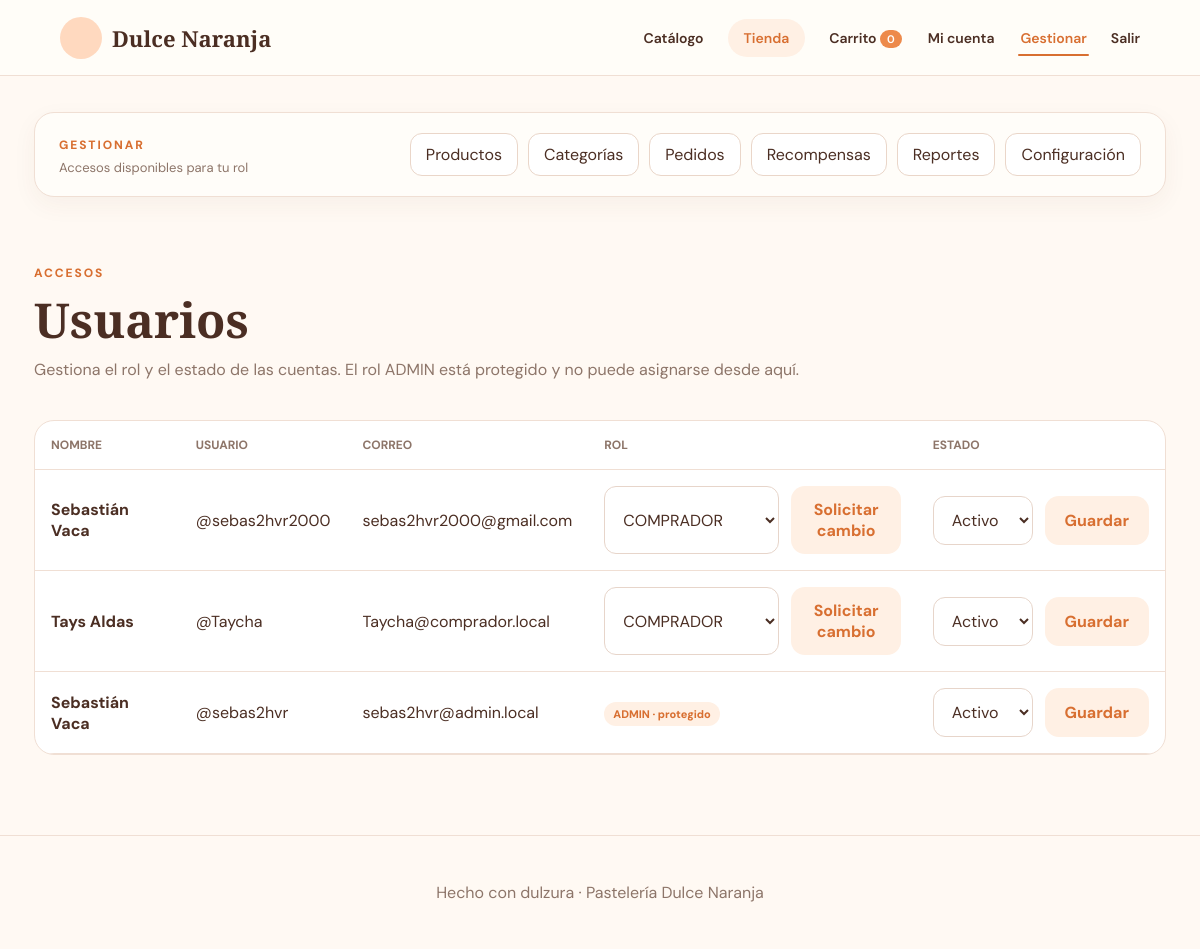
Page /admin/users (signed in) on the committed database.
### tables this page shows
CREATE TABLE `users` (
  `id` bigint(20) unsigned NOT NULL AUTO_INCREMENT,
  `role_id` int(10) unsigned NOT NULL,
  `first_name` varchar(80) NOT NULL,
  `second_name` varchar(80) DEFAULT NULL,
  `last_name` varchar(80) NOT NULL,
  `second_last_name` varchar(80) NOT NULL,
  `username` varchar(60) NOT NULL,
  `email` varchar(160) NOT NULL,
  `google_sub` varchar(255) DEFAULT NULL,
  `password_hash` varchar(255) NOT NULL,
  `points_balance` int(11) NOT NULL DEFAULT 0,
  `status` enum('ACTIVE','INACTIVE','BANNED') NOT NULL DEFAULT 'ACTIVE',
  `created_at` timestamp NULL DEFAULT current_timestamp(),
  `updated_at` timestamp NULL DEFAULT current_timestamp() ON UPDATE current_timestamp(),
  PRIMARY KEY (`id`),
  UNIQUE KEY `username` (`username`),
  UNIQUE KEY `email` (`email`),
  UNIQUE KEY `google_sub` (`google_sub`),
  KEY `idx_users_role` (`role_id`),
  KEY `idx_users_status` (`status`),
  CONSTRAINT `fk_users_role` FOREIGN KEY (`role_id`) REFERENCES `roles` (`id`)
);

### src/Controllers/AdminUserController.php (called while the page is built, shortened)
<?php
final class AdminUserController
{
    public function index(): void
    {
        $users = Database::connection()->query(
            'SELECT u.id,u.first_name,u.last_name,u.username,u.email,u.status,r.name role,u.created_at
             FROM users u
             JOIN roles r ON r.id=u.role_id
             ORDER BY u.created_at DESC'
        )->fetchAll();
        View::render('admin/users/index', [
            'title' => 'Usuarios',
            'users' => $users,
        ]);
    }
}

### public/index.php (called while the page is built, shortened)
<?php
$r=new Router();
$r->add('GET','/',[HomeController::class,'home']);$r->add('GET','/catalog',[HomeController::class,'catalog']);$r->add('GET','/catalogo',[HomeController::class,'catalogo']);$r->add('GET','/product/{id}',[HomeController::class,'product']);$r->add('GET','/dashboard',[HomeController::class,'dashboard']);
$r->add('GET','/login',[AuthController::class,'loginForm']);$r->add('POST','/login',[AuthController::class,'login']);$r->add('GET','/register',[AuthController::class,'registerForm']);$r->add('POST','/register',[AuthController::class,'register']);$r->add('GET','/setup-admin',[AuthController::class,'setupForm']);$r->add('POST','/setup-admin',[AuthController::class,'setup']);$r->add('POST','/logout',[AuthController::class,'logout']);
$r->add('GET','/auth/google',[AuthController::class,'googleStart']);$r->add('GET','/auth/google/callback',[AuthController::class,'googleCallback']);
$r->add('GET','/cart',[CartController::class,'show']);$r->add('POST','/cart/add',[CartController::class,'add']);$r->add('POST','/cart/update',[CartController::class,'update']);$r->add('POST','/checkout',[CartController::class,'checkout']);
$r->add('GET','/profile',[ProfileController::class,'show']);$r->add('POST','/profile/update',[ProfileController::class,'updateProfile']);
$r->add('GET','/tienda',[StoreController::class,'index']);$r->add('POST','/tienda/canjear/{id}',[StoreController::class,'redeem']);
$r->add('POST','/profile/email/request-current',[ProfileController::class,'requestCurrentEmailCode']);$r->add('GET','/profile/email/verify-current',[ProfileController::class,'currentEmailCodeForm']);$r->add('POST','/profile/email/verify-current',[ProfileController::class,'verifyCurrentEmailCode']);
$r->add('GET','/profile/email/new',[ProfileController::class,'newEmailForm']);$r->add('POST','/profile/email/request-new',[ProfileController::class,'requestNewEmailCode']);$r->add('GET','/profile/email/verify-new',[ProfileController::class,'newEmailCodeForm']);$r->add('POST','/profile/email/verify-new',[ProfileController::class,'verifyNewEmailCode']);
$r->add('GET','/admin',[AdminController::class,'dashboard']);$r->add('GET','/admin/products',[AdminProductController::class,'index']);$r->add('GET','/admin/products/create',[AdminProductController::class,'create']);$r->add('POST','/admin/products',[AdminProductController::class,'store']);$r->add('GET','/admin/products/{id}/edit',[AdminProductController::class,'edit']);$r->add('POST','/admin/products/{id}/update',[AdminProductController::class,'update']);$r->add('POST','/admin/products/{id}/delete',[AdminProductController::class,'delete']);
$r->add('GET','/admin/categories',[AdminCategoryController::class,'index']);$r->add('POST','/admin/categories',[AdminCategoryController::class,'store']);$r->add('POST','/admin/categories/{id}/toggle',[AdminCategoryController::class,'toggle']);$r->add('GET','/admin/rewards',[AdminRewardController::class,'index']);$r->add('POST','/admin/rewards',[AdminRewardController::class,'store']);$r->add('POST','/admin/rewards/{id}/toggle',[AdminRewardController::class,'toggle']);
$r->add('GET','/admin/users',[AdminUserController::class,'index']);$r->add('POST','/admin/users/{id}/status',[AdminUserController::class,'status']);$r->add('POST','/admin/users/{id}/role',[AdminUserController::class,'requestRole']);$r->add('GET','/admin/users/role/verify',[AdminUserController::class,'verifyRoleForm']);$r->add('POST','/admin/users/role/verify',[AdminUserController::class,'verifyRole']);
$r->add('GET','/admin/orders',[AdminOrderController::class,'index']);$r->add('POST','/admin/orders/{id}/status',[AdminOrderController::class,'status']);
$r->add('GET','/admin/settings',[AdminSettingsController::class,'index']);$r->add('POST','/admin/settings',[AdminSettingsController::class,'save']);
$r->add('GET','/admin/reports',[AdminReportController::class,'index']);
$r->dispatch($_SERVER['REQUEST_METHOD'],$_SERVER['REQUEST_URI']);

### src/Helpers/Auth.php (called while the page is built, shortened)
<?php
final class Auth {
    public static function user(): ?array {
        $id=$_SESSION['user_id'] ?? null; if (!$id) return null;
        $st=Database::connection()->prepare('SELECT u.id,u.first_name,u.second_name,u.last_name,u.second_last_name,u.username,u.email,u.points_balance,u.status,r.name role FROM users u JOIN roles r ON r.id=u.role_id WHERE u.id=? LIMIT 1');
        $st->execute([$id]); return $st->fetch() ?: null;
    }
    public static function can(string $permission):bool {
        $u=self::user(); if(!$u)return false;
        $st=Database::connection()->prepare('SELECT COUNT(*) FROM role_permissions rp JOIN permissions p ON p.id=rp.permission_id JOIN roles r ON r.id=rp.role_id WHERE r.name=? AND p.name=?');
        $st->execute([$u['role'],$permission]); return (int)$st->fetchColumn()>0;
    }
}

### src/Config/Database.php (called while the page is built, shortened)
<?php
final class Database {
    private static ?PDO $pdo=null;
    public static function connection(): PDO {
        if (self::$pdo) return self::$pdo;
        $dsn=sprintf('mysql:host=%s;port=%s;dbname=%s;charset=utf8mb4', Env::get('DB_HOST','127.0.0.1'), Env::get('DB_PORT','3306'), Env::get('DB_NAME','pasteleria_db'));
        try {
            self::$pdo=new PDO($dsn, Env::get('DB_USER','root'), Env::get('DB_PASSWORD',''), [PDO::ATTR_ERRMODE=>PDO::ERRMODE_EXCEPTION, PDO::ATTR_DEFAULT_FETCH_MODE=>PDO::FETCH_ASSOC, PDO::ATTR_EMULATE_PREPARES=>false]);
            return self::$pdo;
        } catch (PDOException $e) { http_response_code(500); exit('No se pudo conectar a la base de datos. Revisa tu archivo .env y ejecuta database/schema.sql.'); }
    }
}

### views/admin/users/index.php (the view, shortened to what this page needs)
<?php
$labels = ['ACTIVE'=>'Activo','INACTIVE'=>'Inactivo','BANNED'=>'Baneado'];
$isAdmin = ($auth['role'] ?? '') === 'ADMIN';
$isModerator = ($auth['role'] ?? '') === 'MODERADOR';
?>
<div class="admin-head">
    <div>
        <span class="eyebrow">ACCESOS</span>
        <h1>Usuarios</h1>
        <p class="muted">
            <?= $isAdmin
                ? 'Gestiona el rol y el estado de las cuentas. El rol ADMIN está protegido y no puede asignarse desde aquí.'
                : 'Como moderador puedes gestionar únicamente el estado de las cuentas.' ?>
        </p>
    </div>
</div>
<div class="table-wrap">
    <table>
        <thead>
        <tr>
            <th>Nombre</th>
            <th>Usuario</th>
            <th>Correo</th>
            <?php if ($isAdmin): ?><th>Rol</th><?php endif; ?>
            <th>Estado</th>
        </tr>
        </thead>
        <tbody>
        <?php foreach ($users as $u): ?>
            <tr>
                <td><b><?=View::e($u['first_name'].' '.$u['last_name'])?></b></td>
                <td>@<?=View::e($u['username'])?></td>
                <td><?=View::e($u['email'])?></td>
                <?php if ($isAdmin): ?>
                    <td>
                        <?php if ($u['role'] === 'ADMIN'): ?>
                            <span class="status">ADMIN · protegido</span>
                        <?php elseif ((int)$u['id'] === (int)$auth['id']): ?>
                            <span class="status"><?=View::e($u['role'])?></span>
                        <?php else: ?>
                            <form method="post" action="/admin/users/<?=$u['id']?>/role" class="actions">
                                <select name="role" aria-label="Rol de <?=View::e($u['username'])?>">
                                    <?php foreach (['VENDEDOR','MODERADOR','COMPRADOR'] as $role): ?>
                                        <option value="<?=$role?>" <?=$u['role']===$role?'selected':''?>><?=$role?></option>
                                    <?php endforeach; ?>
                                </select>
                                <button class="secondary">Solicitar cambio</button>
                            </form>
                        <?php endif; ?>
                    </td>
                <?php endif; ?>
                <td>
                    <?php if ($isModerator && $u['role'] === 'ADMIN'): ?>
                        <span class="status"><?=View::e($labels[$u['status']] ?? $u['status'])?> · protegido</span>
                    <?php else: ?>
                        <form method="post" action="/admin/users/<?=$u['id']?>/status" class="actions">
                            <select name="status" aria-label="Estado de <?=View::e($u['username'])?>">
                                <?php foreach ($labels as $value=>$label): ?>
                                    <option value="<?=$value?>" <?=$u['status']===$value?'selected':''?>><?=$label?></option>
                                <?php endforeach; ?>
                            </select>
                            <button class="secondary">Guardar</button>
                        </form>
                    <?php endif; ?>
                </td>
            </tr>
        <?php endforeach; ?>
        </tbody>
    </table>
</div>

### src/Router.php (shortened to what this page needs)
<?php
final class Router {
    private array $routes=[];
    public function add(string $method,string $path,array $handler):void{$this->routes[]=[strtoupper($method),$path,$handler];}
    public function dispatch(string $method,string $uri):void{
        $path=parse_url($uri,PHP_URL_PATH) ?: '/';
        foreach($this->routes as [$m,$pattern,$handler]){
            if($m!==strtoupper($method)) continue;
            $regex=preg_replace('#\{([a-zA-Z_][a-zA-Z0-9_]*)\}#','(?P<$1>[^/]+)',$pattern); $regex='#^'.$regex.'$#';
            if(preg_match($regex,$path,$matches)){
                $params=array_filter($matches,'is_string',ARRAY_FILTER_USE_KEY); [$class,$fn]=$handler; (new $class())->$fn(...array_values($params)); return;
            }
        }
    }
}

### public/css/app.css (style rules this page uses)
:root { --cream:#fff9f3;--paper:#fffdf9;--peach:#ffd9bf;--orange:#ed8a4b;--orange2:#d86f31;--brown:#4b2e23;--muted:#8d7569;--line:#f0dfd4;--green:#4b8d68;--red:#bd5548;--shadow:0 18px 50px rgba(111,66,40,.10) }
* { box-sizing:border-box }
html { scroll-behavior:smooth }
body { margin:0;background:var(--cream);color:var(--brown);font-family:'DM Sans',sans-serif }
button,input,select,textarea { font:inherit }
.hero h1,.page-head h1,.auth-card h1,.admin-head h1,.detail h1 { font:700 clamp(42px,6vw,72px)/.98 'Playfair Display';margin:14px 0 }
.eyebrow { color:var(--orange2);font-weight:800;letter-spacing:.16em;font-size:12px }
.primary,.secondary { border:0;border-radius:14px;padding:13px 20px;font-weight:700;cursor:pointer;transition:.2s }
.secondary { background:#fff0e4;color:var(--orange2) }
.section-head,.admin-head { display:flex;justify-content:space-between;align-items:end;gap:20px;margin:64px 0 24px }
input,select,textarea { width:100%;border:1px solid #e7d5ca;background:#fff;padding:12px 14px;border-radius:12px;outline:none;color:var(--brown) }
.muted,small { color:var(--muted) }
.page-head h1,.admin-head h1 { font-size:48px }
.status { font-size:11px;font-weight:800;background:#fff0e4;color:var(--orange2);padding:5px 9px;border-radius:999px }
.table-wrap { overflow:auto;background:#fff;border:1px solid var(--line);border-radius:20px }
table { width:100%;border-collapse:collapse;min-width:800px }
th,td { text-align:left;padding:16px;border-bottom:1px solid var(--line) }
th { font-size:12px;color:var(--muted);text-transform:uppercase }
.actions { display:flex;gap:12px }

### rows in the picture
users: View::e($u['first_name'].' '.$u['last_name']) "Sebastián Vaca", username "sebas2hvr2000", email "sebas2hvr2000@gmail.com", role "COMPRADOR", status "Activo"
users: View::e($u['first_name'].' '.$u['last_name']) "Tays Aldas", username "Taycha", email "Taycha@comprador.local", role "COMPRADOR", status "Activo"
users: View::e($u['first_name'].' '.$u['last_name']) "Sebastián Vaca", username "sebas2hvr", email "sebas2hvr@admin.local", shows "ADMIN · protegido", status "Activo"

### other values in the picture
View::e($label) "Productos"
View::e($label) "Categorías"
View::e($label) "Pedidos"
View::e($label) "Recompensas"
View::e($label) "Reportes"
View::e($label) "Configuración"
